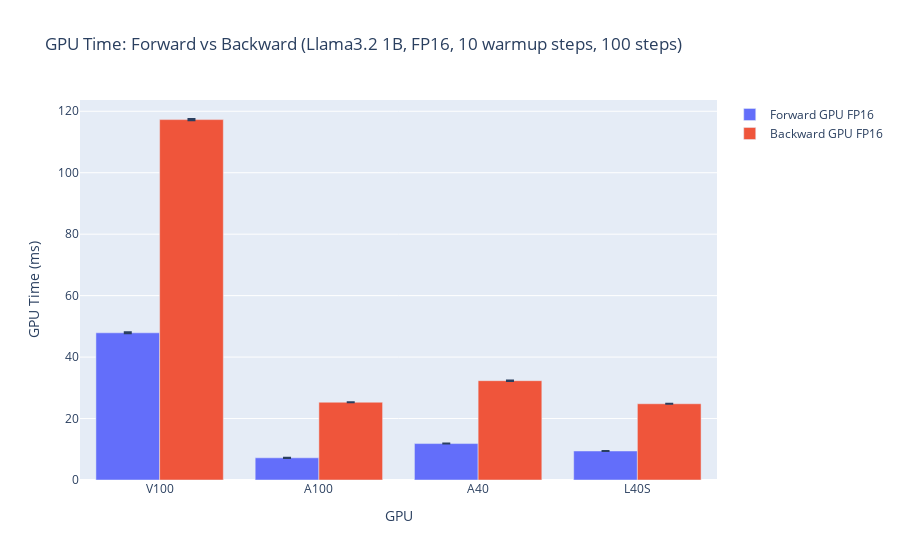

This figure's notebook cell:
### Code cell
# FP16 GPU Time plots
# Focusing on GPU execution time as the key metric for GPU efficiency
gpus_fp16, fp16_fwd_cpu, fp16_bwd_cpu, fp16_fwd_gpu, fp16_bwd_gpu, fp16_fwd_cpu_err, fp16_bwd_cpu_err, fp16_fwd_gpu_err, fp16_bwd_gpu_err = get_time_data(files_fp16)

fig6 = go.Figure(data=[
    go.Bar(name='Forward GPU FP16', x=gpus_fp16, y=fp16_fwd_gpu,
           error_y=dict(type='data', array=fp16_fwd_gpu_err, visible=True)),
    go.Bar(name='Backward GPU FP16', x=gpus_fp16, y=fp16_bwd_gpu,
           error_y=dict(type='data', array=fp16_bwd_gpu_err, visible=True))
])
fig6.update_layout(
    title="GPU Time: Forward vs Backward (Llama3.2 1B, FP16, 10 warmup steps, 100 steps)",
    xaxis_title="GPU",
    yaxis_title="GPU Time (ms)",
    barmode='group'
)
fig6.show()

### Figure 1 — Plotly figure (JSON) as saved in the notebook; plotly's stock layout.template omitted (floating-point values rounded to 4 significant figures)
{"data": [{"error_y": {"array": [0.1805, 0.0406, 0.001304, 0.001132], "type": "data", "visible": true}, "name": "Forward GPU FP16", "type": "bar", "x": ["V100", "A100", "A40", "L40S"], "y": [47.9, 7.223, 11.86, 9.441]}, {"error_y": {"array": [0.1952, 0.0159, 0.09675, 0.01455], "type": "data", "visible": true}, "name": "Backward GPU FP16", "type": "bar", "x": ["V100", "A100", "A40", "L40S"], "y": [117.3, 25.31, 32.32, 24.81]}], "layout": {"barmode": "group", "title": {"text": "GPU Time: Forward vs Backward (Llama3.2 1B, FP16, 10 warmup steps, 100 steps)"}, "xaxis": {"title": {"text": "GPU"}}, "yaxis": {"title": {"text": "GPU Time (ms)"}}}}
